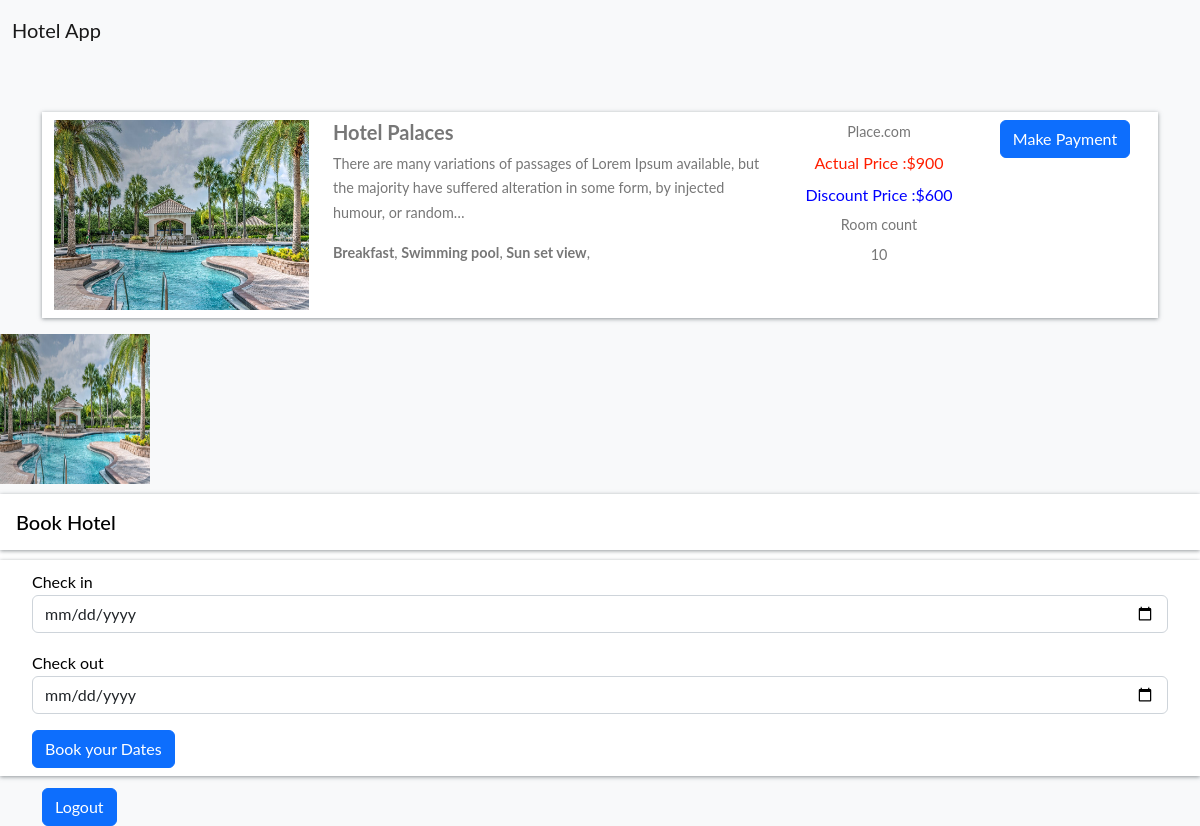
Page /hotel-detail/38fbcd711f8d4b669eb4b3b9dcf4bed9/ (signed in) on the committed database.
### home/models.py (models this page shows, shortened)
class BaseModel(models.Model):
    uid = models.UUIDField(default=uuid.uuid4   , editable=False , primary_key=True)
    created_at = models.DateField(auto_now_add=True)
    updated_at = models.DateField(auto_now_add=True)
    class Meta:
        abstract = True

class Hotel(BaseModel):
    hotel_name= models.CharField(max_length=100)
    hotel_price = models.IntegerField()
    discount_price=models.IntegerField(default=500)
    description = models.TextField()
    amenities = models.ManyToManyField(Amenities)
    room_count = models.IntegerField(default=10)

class HotelImages(BaseModel):
    hotel= models.ForeignKey(Hotel ,related_name="images", on_delete=models.CASCADE)  #mapping the hotel images
    images = models.ImageField(upload_to="hotels")

class Amenities(BaseModel):
    amenity_name = models.CharField(max_length=100)

### home/views.py (the view, shortened to what this page needs)
# urls.py: path('hotel-detail/<uid>/' , hotel_detail , name="hotel_detail"),
def hotel_detail(request,uid):
    hotel_obj = Hotel.objects.get(uid = uid)
    return render(request , 'hotel_detail.html' ,{
        'hotels_obj' :hotel_obj
    })

### home/templates/hotel_detail.html (shortened to what this page needs)
{% extends "base.html" %}
{%  block start %}
<div class="container mt-5 pt-5">
    <div class="row search-card-result">
        <div class="col-md-3">
        <a href="/hotel-detail/{{hotels_obj.uid}}">
            <img class="img-fluid" src="/media/{{hotels_obj.images.first.images}}" alt="Card image cap">
        </a></div>
        <div class="col-md-5">
            <h5>{{hotels_obj.hotel_name}}</h5>
            <p>
                {{hotels_obj.description|truncatechars:150}}
            </p>
            <p>
                {%for amenitie in hotels_obj.amenities.all %}
                <b>{{amenitie.amenity_name}}</b>,
                {% endfor %}
            </p>
        </div>
        <div class="col-md-2 border-left text-center more-offers">
            <p>Place.com</p>
            <div class = "col-md-12 border-left text-center more-offers" name = "changingprice">
            <p style="font-size: 16px;color: rgb(255, 30, 0);">Actual Price :${{hotels_obj.hotel_price}}</p>
            <p style="font-size: 16px;color: blue;">Discount Price :${{hotels_obj.discount_price}}</p>
            </div>
            <p>Room count</p>
            <p>{{hotels_obj.room_count}}</p>
        </div>
        <div class="col-md-2 border-left text-center more-offers">
            <a class="btn btn-primary" href="/offers">Make Payment</a></div>
        </div>
    </div>
    <div class="row">
        {% for image in hotels_obj.images.all %}
        <div class="col-md-3">
            <img src="/media/{{image.images}}" style="height: 150px ; width:150px">
        </div>
        {% endfor %}
    </div>
    {% if request.user.is_authenticated %}
    <div class="filter-card">
        <h5>Book Hotel</h5>
        <form method="post">
            <div class="row form-group">
                <div class="col-md-12">
                    <label for="mintopay">Check in</label>
                    <p>
                        <input type="date" name="checkin" id="checkin" class="form-control">
                    </p>
                </div>
                <div class="col-md-12">
                    <label for="maxtopay">Check out</label>
                    <p>
                        <input type="date" name="checkout" id="checkout" class="form-control">
                    </p>
                </div>
            </div>
            <div class="row form-group">
                <div class="col-md-12">
                    <input type="submit" class="btn btn-primary btn-block" value="Book your Dates">
                </div>
            </div>
        </form>
    </div>
    {% else %}
    <a href="/login/" class="btn btn-primary mt-5 ">Login</a>
    {% endif %}
<div class="container mt-1 pt-2 col-14">
    <a class="btn btn-primary" href="/logout">Logout</a>
</div>
{% endblock %}

### home/templates/base.html (style rules this page uses)
body { font-family: "Lato", Arial, sans-serif; font-weight: 400; font-size: 16px; line-height: 1.7; background: #fff; color: #777; }
.search-card-result { box-shadow: 0px 1px 4px rgba(41, 51, 57, 0.5); margin: 1rem 0; padding: 0.5rem 0; background-color: #fff; }
.search-card-result img { height: 190px; }
.search-card-result h5 { font-style: 1.1rem; font-weight: 700; }
.search-card-result p { font-size: 0.9rem; }
.search-card-result .more-offers p { margin-bottom: 0.3rem; }
.filter-card { padding: 0; background: #fff; color: black; }
.filter-card h5 { margin: 10px 0; padding: 1rem; box-shadow: 0px 1px 4px rgba(41, 51, 57, 0.5); color: #000; }
.filter-card form { box-shadow: 0px 1px 4px rgba(41, 51, 57, 0.5); padding: 0.5rem 2rem; }

### rows in the picture
Hotel: images.first.images (picture), hotel_name "Hotel Palaces", description "There are many variations of passages of Lorem Ipsum available, but the majority have suffered alteration in some form, by injected humour, or random…", hotel_price "900", discount_price "600", room_count "10"
Amenities: amenity_name "Breakfast"
Amenities: amenity_name "Swimming pool"
Amenities: amenity_name "Sun set view"
HotelImages: images (picture)
